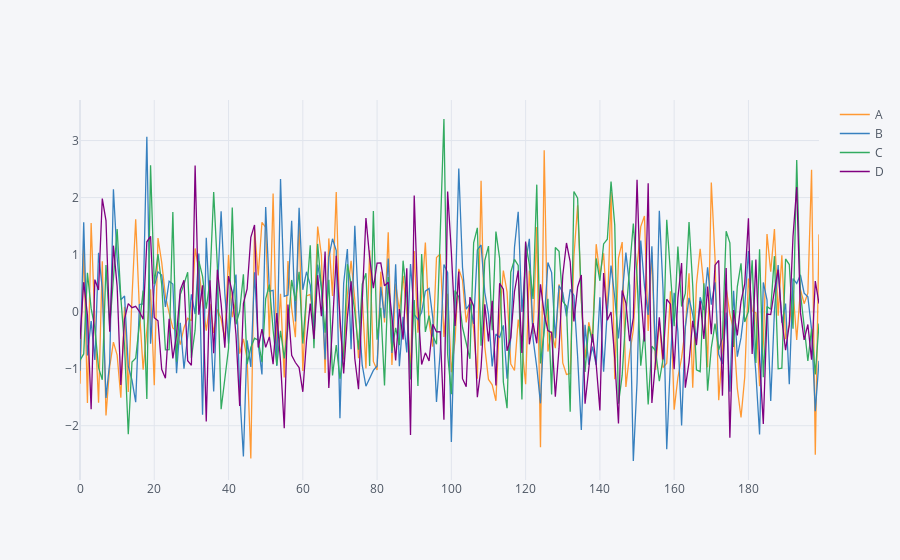

This figure's notebook cell:
### Code cell
df.iplot()

### Figure 1 — Plotly figure (JSON) as saved in the notebook; plotly's stock layout.template omitted (floating-point values rounded to 4 significant figures; data arrays with more than 128 entries replaced by an {"elided": "..."} marker saying what was removed)
{"data": [{"line": {"color": "rgba(255, 153, 51, 1.0)", "dash": "solid", "shape": "linear", "width": 1.3}, "mode": "lines", "name": "A", "text": "", "type": "scatter", "x": {"elided": "200 int values"}, "y": {"elided": "200 float values"}}, {"line": {"color": "rgba(55, 128, 191, 1.0)", "dash": "solid", "shape": "linear", "width": 1.3}, "mode": "lines", "name": "B", "text": "", "type": "scatter", "x": {"elided": "200 int values"}, "y": {"elided": "200 float values"}}, {"line": {"color": "rgba(50, 171, 96, 1.0)", "dash": "solid", "shape": "linear", "width": 1.3}, "mode": "lines", "name": "C", "text": "", "type": "scatter", "x": {"elided": "200 int values"}, "y": {"elided": "200 float values"}}, {"line": {"color": "rgba(128, 0, 128, 1.0)", "dash": "solid", "shape": "linear", "width": 1.3}, "mode": "lines", "name": "D", "text": "", "type": "scatter", "x": {"elided": "200 int values"}, "y": {"elided": "200 float values"}}], "layout": {"legend": {"bgcolor": "#F5F6F9", "font": {"color": "#4D5663"}}, "paper_bgcolor": "#F5F6F9", "plot_bgcolor": "#F5F6F9", "title": {"font": {"color": "#4D5663"}}, "xaxis": {"gridcolor": "#E1E5ED", "showgrid": true, "tickfont": {"color": "#4D5663"}, "title": {"font": {"color": "#4D5663"}, "text": ""}, "zerolinecolor": "#E1E5ED"}, "yaxis": {"gridcolor": "#E1E5ED", "showgrid": true, "tickfont": {"color": "#4D5663"}, "title": {"font": {"color": "#4D5663"}, "text": ""}, "zerolinecolor": "#E1E5ED"}}}
